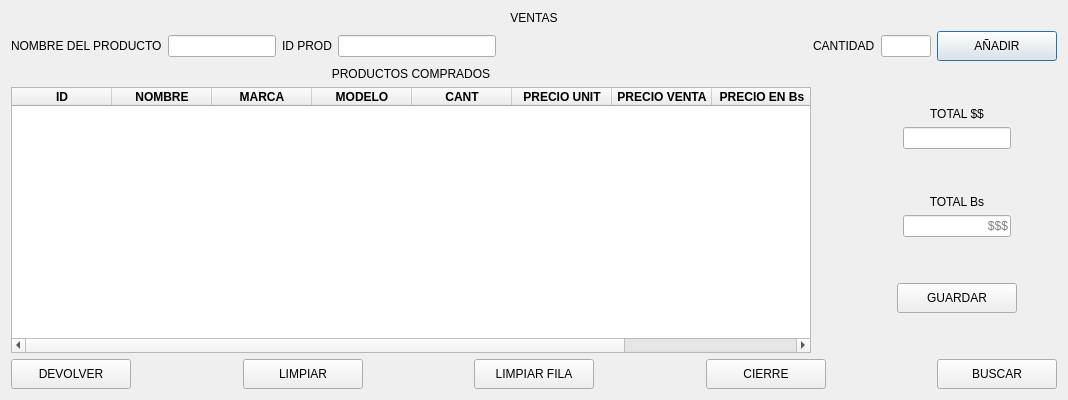
               <widget class="QWidget" name="page_ventas">
                <layout class="QVBoxLayout" name="verticalLayout_28">
                 <item>
                  <widget class="QLabel" name="label_8">
                   <property name="text">
                    <string>VENTAS</string>
                   </property>
                   <property name="alignment">
                    <set>Qt::AlignCenter</set>
                   </property>
                  </widget>
                 </item>
                 <item>
                  <layout class="QHBoxLayout" name="horizontalLayout_9">
                   <item>
                    <layout class="QHBoxLayout" name="horizontalLayout_27">
                     <item>
                      <widget class="QLabel" name="label_6">
                       <property name="text">
                        <string>NOMBRE DEL PRODUCTO</string>
                       </property>
                      </widget>
                     </item>
                     <item>
                      <widget class="QLineEdit" name="prod_name_edit">
                       <property name="minimumSize">
                        <size>
                         <width>100</width>
                         <height>0</height>
                        </size>
                       </property>
                       <property name="maximumSize">
                        <size>
                         <width>250</width>
                         <height>16777215</height>
                        </size>
                       </property>
                      </widget>
                     </item>
                    </layout>
                   </item>
                   <item>
                    <layout class="QHBoxLayout" name="horizontalLayout_7">
                     <item>
                      <widget class="QLabel" name="label_12">
                       <property name="text">
                        <string>ID PROD</string>
                       </property>
                      </widget>
                     </item>
                     <item>
                      <widget class="QLineEdit" name="id_prod_edit"/>
                     </item>
                    </layout>
                   </item>
                   <item>
                    <spacer name="horizontalSpacer_5">
                     <property name="orientation">
                      <enum>Qt::Horizontal</enum>
                     </property>
                     <property name="sizeType">
                      <enum>QSizePolicy::Expanding</enum>
                     </property>
                     <property name="sizeHint" stdset="0">
                      <size>
                       <width>40</width>
                       <height>20</height>
                      </size>
                     </property>
                    </spacer>
                   </item>
                   <item>
                    <layout class="QHBoxLayout" name="horizontalLayout_8">
                     <item>
                      <spacer name="horizontalSpacer_23">
                       <property name="orientation">
                        <enum>Qt::Horizontal</enum>
                       </property>
                       <property name="sizeHint" stdset="0">
                        <size>
                         <width>40</width>
                         <height>20</height>
                        </size>
                       </property>
                      </spacer>
                     </item>
                     <item>
                      <widget class="QLabel" name="label_11">
                       <property name="text">
                        <string>CANTIDAD</string>
                       </property>
                      </widget>
                     </item>
                     <item>
                      <widget class="QLineEdit" name="cant_prod">
                       <property name="maximumSize">
                        <size>
                         <width>50</width>
                         <height>16777215</height>
                        </size>
                       </property>
                      </widget>
                     </item>
                    </layout>
                   </item>
                   <item>
                    <widget class="QPushButton" name="add_v_btn">
                     <property name="minimumSize">
                      <size>
                       <width>120</width>
                       <height>30</height>
                      </size>
                     </property>
                     <property name="text">
                      <string>AÑADIR</string>
                     </property>
                     <property name="autoDefault">
                      <bool>true</bool>
                     </property>
                     <property name="default">
                      <bool>true</bool>
                     </property>
                    </widget>
                   </item>
                  </layout>
                 </item>
                 <item>
                  <layout class="QHBoxLayout" name="horizontalLayout_35">
                   <item>
                    <layout class="QVBoxLayout" name="verticalLayout_4">
                     <item>
                      <widget class="QLabel" name="label_4">
                       <property name="text">
                        <string>PRODUCTOS COMPRADOS</string>
                       </property>
                       <property name="alignment">
                        <set>Qt::AlignCenter</set>
                       </property>
                      </widget>
                     </item>
                     <item>
                      <widget class="QTableWidget" name="table_prod_comprados">
                       <property name="minimumSize">
                        <size>
                         <width>800</width>
                         <height>0</height>
                        </size>
                       </property>
                       <property name="maximumSize">
                        <size>
                         <width>1200</width>
                         <height>500</height>
                        </size>
                       </property>
                       <property name="sizeIncrement">
                        <size>
                         <width>0</width>
                         <height>0</height>
                        </size>
                       </property>
                       <column>
                        <property name="text">
                         <string>ID</string>
                        </property>
                        <property name="font">
                         <font>
                          <weight>75</weight>
                          <bold>true</bold>
                         </font>
                        </property>
                       </column>
                       <column>
                        <property name="text">
                         <string>NOMBRE</string>
                        </property>
                        <property name="font">
                         <font>
                          <weight>75</weight>
                          <bold>true</bold>
                         </font>
                        </property>
                       </column>
                       <column>
                        <property name="text">
                         <string>MARCA</string>
                        </property>
                        <property name="font">
                         <font>
                          <weight>75</weight>
                          <bold>true</bold>
                         </font>
                        </property>
                       </column>
                       <column>
                        <property name="text">
                         <string>MODELO</string>
                        </property>
                        <property name="font">
                         <font>
                          <weight>75</weight>
                          <bold>true</bold>
                         </font>
                        </property>
                       </column>
                       <column>
                        <property name="text">
                         <string>CANT</string>
                        </property>
                        <property name="font">
                         <font>
                          <weight>75</weight>
                          <bold>true</bold>
                         </font>
                        </property>
                       </column>
                       <column>
                        <property name="text">
                         <string>PRECIO UNIT</string>
                        </property>
                        <property name="font">
                         <font>
                          <weight>75</weight>
                          <bold>true</bold>
                         </font>
                        </property>
                       </column>
                       <column>
                        <property name="text">
                         <string>PRECIO VENTA</string>
                        </property>
                        <property name="font">
                         <font>
                          <weight>75</weight>
                          <bold>true</bold>
                         </font>
                        </property>
                       </column>
                       <column>
                        <property name="text">
                         <string>PRECIO EN Bs</string>
                        </property>
                        <property name="font">
                         <font>
                          <weight>75</weight>
                          <bold>true</bold>
                         </font>
                        </property>
                       </column>
                       <column>
                        <property name="text">
                         <string/>
                        </property>
                        <property name="font">
                         <font>
                          <weight>50</weight>
                          <bold>false</bold>
                         </font>
                        </property>
                       </column>
                      </widget>
                     </item>
                    </layout>
                   </item>
                   <item>
                    <spacer name="horizontalSpacer_20">
                     <property name="orientation">
                      <enum>Qt::Horizontal</enum>
                     </property>
                     <property name="sizeHint" stdset="0">
                      <size>
                       <width>40</width>
                       <height>20</height>
                      </size>
                     </property>
                    </spacer>
                   </item>
                   <item>
                    <layout class="QHBoxLayout" name="horizontalLayout_34">
                     <item>
                      <layout class="QVBoxLayout" name="verticalLayout_27">
                       <item>
                        <layout class="QVBoxLayout" name="verticalLayout_10">
                         <item>
                          <layout class="QVBoxLayout" name="verticalLayout_7">
                           <item>
                            <spacer name="verticalSpacer_19">
                             <property name="orientation">
                              <enum>Qt::Vertical</enum>
                             </property>
                             <property name="sizeType">
                              <enum>QSizePolicy::Expanding</enum>
                             </property>
                             <property name="sizeHint" stdset="0">
                              <size>
                               <width>20</width>
                               <height>40</height>
                              </size>
                             </property>
                            </spacer>
                           </item>
                           <item>
                            <widget class="QLabel" name="label_9">
                             <property name="layoutDirection">
                              <enum>Qt::RightToLeft</enum>
                             </property>
                             <property name="text">
                              <string>TOTAL $$</string>
                             </property>
                             <property name="alignment">
                              <set>Qt::AlignCenter</set>
                             </property>
                            </widget>
                           </item>
                           <item>
                            <layout class="QHBoxLayout" name="horizontalLayout_32">
                             <item>
                              <spacer name="horizontalSpacer_17">
                               <property name="orientation">
                                <enum>Qt::Horizontal</enum>
                               </property>
                               <property name="sizeHint" stdset="0">
                                <size>
                                 <width>40</width>
                                 <height>20</height>
                                </size>
                               </property>
                              </spacer>
                             </item>
                             <item>
                              <widget class="QLineEdit" name="total_v_line">
                               <property name="enabled">
                                <bool>true</bool>
                               </property>
                               <property name="readOnly">
                                <bool>true</bool>
                               </property>
                              </widget>
                             </item>
                             <item>
                              <spacer name="horizontalSpacer_16">
                               <property name="orientation">
                                <enum>Qt::Horizontal</enum>
                               </property>
                               <property name="sizeHint" stdset="0">
                                <size>
                                 <width>40</width>
                                 <height>20</height>
                                </size>
                               </property>
                              </spacer>
                             </item>
                            </layout>
                           </item>
                          </layout>
                         </item>
                         <item>
                          <spacer name="verticalSpacer_14">
                           <property name="orientation">
                            <enum>Qt::Vertical</enum>
                           </property>
                           <property name="sizeType">
                            <enum>QSizePolicy::Fixed</enum>
                           </property>
                           <property name="sizeHint" stdset="0">
                            <size>
                             <width>20</width>
                             <height>40</height>
                            </size>
                           </property>
                          </spacer>
                         </item>
                         <item>
                          <layout class="QVBoxLayout" name="verticalLayout_9">
                           <item>
                            <widget class="QLabel" name="label_13">
                             <property name="layoutDirection">
                              <enum>Qt::RightToLeft</enum>
                             </property>
                             <property name="text">
                              <string>TOTAL Bs</string>
                             </property>
                             <property name="alignment">
                              <set>Qt::AlignCenter</set>
                             </property>
                            </widget>
                           </item>
                           <item>
                            <layout class="QHBoxLayout" name="horizontalLayout_33">
                             <item>
                              <spacer name="horizontalSpacer_22">
                               <property name="orientation">
                                <enum>Qt::Horizontal</enum>
                               </property>
                               <property name="sizeHint" stdset="0">
                                <size>
                                 <width>40</width>
                                 <height>20</height>
                                </size>
                               </property>
                              </spacer>
                             </item>
                             <item>
                              <widget class="QLineEdit" name="total_bs_line">
                               <property name="enabled">
                                <bool>true</bool>
                               </property>
                               <property name="alignment">
                                <set>Qt::AlignRight|Qt::AlignTrailing|Qt::AlignVCenter</set>
                               </property>
                               <property name="readOnly">
                                <bool>true</bool>
                               </property>
                               <property name="placeholderText">
                                <string>$$$</string>
                               </property>
                              </widget>
                             </item>
                             <item>
                              <spacer name="horizontalSpacer_19">
                               <property name="orientation">
                                <enum>Qt::Horizontal</enum>
                               </property>
                               <property name="sizeHint" stdset="0">
                                <size>
                                 <width>40</width>
                                 <height>20</height>
                                </size>
                               </property>
                              </spacer>
                             </item>
                            </layout>
                           </item>
                          </layout>
                         </item>
                        </layout>
                       </item>
                       <item>
                        <spacer name="verticalSpacer_18">
                         <property name="orientation">
                          <enum>Qt::Vertical</enum>
                         </property>
                         <property name="sizeType">
                          <enum>QSizePolicy::Fixed</enum>
                         </property>
                         <property name="sizeHint" stdset="0">
                          <size>
                           <width>20</width>
                           <height>40</height>
                          </size>
                         </property>
                        </spacer>
                       </item>
                       <item>
                        <layout class="QVBoxLayout" name="verticalLayout_26">
                         <item>
                          <layout class="QHBoxLayout" name="horizontalLayout_29">
                           <item>
                            <spacer name="horizontalSpacer_15">
                             <property name="orientation">
                              <enum>Qt::Horizontal</enum>
                             </property>
                             <property name="sizeHint" stdset="0">
                              <size>
                               <width>40</width>
                               <height>20</height>
                              </size>
                             </property>
                            </spacer>
                           </item>
                           <item>
                            <widget class="QPushButton" name="save_v_btn">
                             <property name="minimumSize">
                              <size>
                               <width>120</width>
                               <height>30</height>
                              </size>
                             </property>
                             <property name="maximumSize">
                              <size>
                               <width>120</width>
                               <height>30</height>
                              </size>
                             </property>
                             <property name="text">
                              <string>GUARDAR</string>
                             </property>
                            </widget>
                           </item>
                           <item>
                            <spacer name="horizontalSpacer_13">
                             <property name="orientation">
                              <enum>Qt::Horizontal</enum>
                             </property>
                             <property name="sizeHint" stdset="0">
                              <size>
                               <width>40</width>
                               <height>20</height>
                              </size>
                             </property>
                            </spacer>
                           </item>
                          </layout>
                         </item>
                         <item>
                          <spacer name="verticalSpacer_2">
                           <property name="orientation">
                            <enum>Qt::Vertical</enum>
                           </property>
                           <property name="sizeHint" stdset="0">
                            <size>
                             <width>20</width>
                             <height>40</height>
                            </size>
                           </property>
                          </spacer>
                         </item>
                        </layout>
                       </item>
                      </layout>
                     </item>
                    </layout>
                   </item>
                  </layout>
                 </item>
                 <item>
                  <layout class="QHBoxLayout" name="horizontalLayout_21">
                   <item>
                    <widget class="QPushButton" name="delete_btn">
                     <property name="minimumSize">
                      <size>
                       <width>120</width>
                       <height>30</height>
                      </size>
                     </property>
                     <property name="styleSheet">
                      <string notr="true">QPushButton:hover{
background-color: rgb(255, 27, 6);
color: rgb(0, 0, 0);
font: 77 10pt &quot;Arial Black&quot;;
}
</string>
                     </property>
                     <property name="text">
                      <string>DEVOLVER</string>
                     </property>
                    </widget>
                   </item>
                   <item>
                    <spacer name="horizontalSpacer_11">
                     <property name="orientation">
                      <enum>Qt::Horizontal</enum>
                     </property>
                     <property name="sizeHint" stdset="0">
                      <size>
                       <width>40</width>
                       <height>20</height>
                      </size>
                     </property>
                    </spacer>
                   </item>
                   <item>
                    <widget class="QPushButton" name="clear_venta_btn">
                     <property name="minimumSize">
                      <size>
                       <width>120</width>
                       <height>30</height>
                      </size>
                     </property>
                     <property name="styleSheet">
                      <string notr="true">

QPushButton:hover{
background-color: rgb(255, 85, 0);
color: rgb(0, 0, 0);
font: 77 10pt &quot;Arial Black&quot;;
}
</string>
                     </property>
                     <property name="text">
                      <string>LIMPIAR</string>
                     </property>
                    </widget>
                   </item>
                   <item>
                    <spacer name="horizontalSpacer_2">
                     <property name="orientation">
                      <enum>Qt::Horizontal</enum>
                     </property>
                     <property name="sizeHint" stdset="0">
                      <size>
                       <width>40</width>
                       <height>20</height>
                      </size>
                     </property>
                    </spacer>
                   </item>
                   <item>
                    <widget class="QPushButton" name="clear_f_btn">
                     <property name="minimumSize">
                      <size>
                       <width>120</width>
                       <height>30</height>
                      </size>
                     </property>
                     <property name="styleSheet">
                      <string notr="true">QPushButton:hover{
background-color: rgb(255, 85, 0);
color: rgb(0, 0, 0);
font: 77 10pt &quot;Arial Black&quot;;
}
</string>
                     </property>
                     <property name="text">
                      <string>LIMPIAR FILA</string>
                     </property>
                    </widget>
                   </item>
                   <item>
                    <spacer name="horizontalSpacer_10">
                     <property name="orientation">
                      <enum>Qt::Horizontal</enum>
                     </property>
                     <property name="sizeHint" stdset="0">
                      <size>
                       <width>40</width>
                       <height>20</height>
                      </size>
                     </property>
                    </spacer>
                   </item>
                   <item>
                    <widget class="QPushButton" name="cierre_btn">
                     <property name="minimumSize">
                      <size>
                       <width>120</width>
                       <height>30</height>
                      </size>
                     </property>
                     <property name="text">
                      <string>CIERRE</string>
                     </property>
                    </widget>
                   </item>
                   <item>
                    <spacer name="horizontalSpacer_21">
                     <property name="orientation">
                      <enum>Qt::Horizontal</enum>
                     </property>
                     <property name="sizeHint" stdset="0">
                      <size>
                       <width>40</width>
                       <height>20</height>
                      </size>
                     </property>
                    </spacer>
                   </item>
                   <item>
                    <widget class="QPushButton" name="buscar_venta_btn">
                     <property name="minimumSize">
                      <size>
                       <width>120</width>
                       <height>30</height>
                      </size>
                     </property>
                     <property name="text">
                      <string>BUSCAR</string>
                     </property>
                    </widget>
                   </item>
                  </layout>
                 </item>
                </layout>
               </widget>
